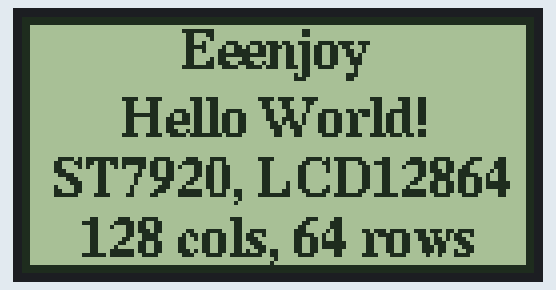
Recording of a sketch running on a simulated Arduino Uno, built with avr-gcc and run on an emulated ATmega328P. On the bench: 128×64 one-colour display.

Above: at 0.5 s.

The sketch:

lcd12864_spi_u8glib.ino
```cpp
#include "U8glib.h"
U8GLIB_ST7920_128X64_1X u8g(3, 9, 8); //SCK = en = 18, MOSI = rw = 16, CS = di = 17

//我用的是LCD12864，不一样的话去U8G例程里找
void draw(void)
{
    // 设字体，打印"HELLO WORLD”。字体上code.google.com/p/u8glib/wiki/fontsize找，上外网要翻墙的
    u8g.drawFrame(0,0,128,64);
    u8g.drawFrame(1,1,126,62);
    u8g.setFont(u8g_font_timB10);
    u8g.drawStr( 40, 13, "Eeenjoy");
    u8g.drawStr( 25, 30, "Hello World!");
    u8g.drawStr( 8, 45, "ST7920, LCD12864");
    u8g.drawStr( 15, 60, "128 cols, 64 rows");
}

void setup(void)
{
    //这些我不知道是什么，不敢删掉
    if ( u8g.getMode() == U8G_MODE_R3G3B2 )
    {
        u8g.setColorIndex(255); // white
    }
    else if ( u8g.getMode() == U8G_MODE_GRAY2BIT )
    {
        u8g.setColorIndex(3); // max intensity
    }
    else if ( u8g.getMode() == U8G_MODE_BW )
    {
        u8g.setColorIndex(1); // pixel on
    }
    else if ( u8g.getMode() == U8G_MODE_HICOLOR )
    {
        u8g.setHiColorByRGB(255,255,255);
    }
}

void loop(void)
{
    //u8g必备语句
    u8g.firstPage();
    do {
        draw();
    } while( u8g.nextPage() );
}
```
